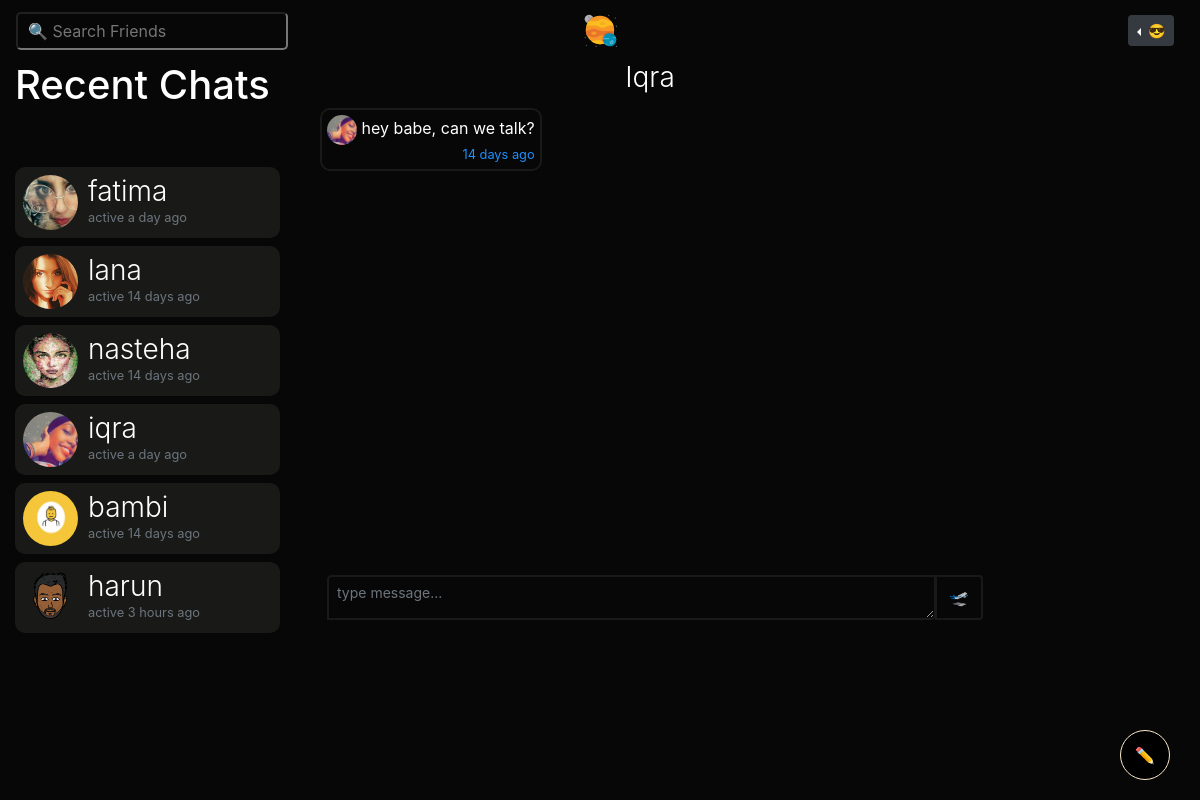
Page /m/iqra (signed in) on the earlier database version.
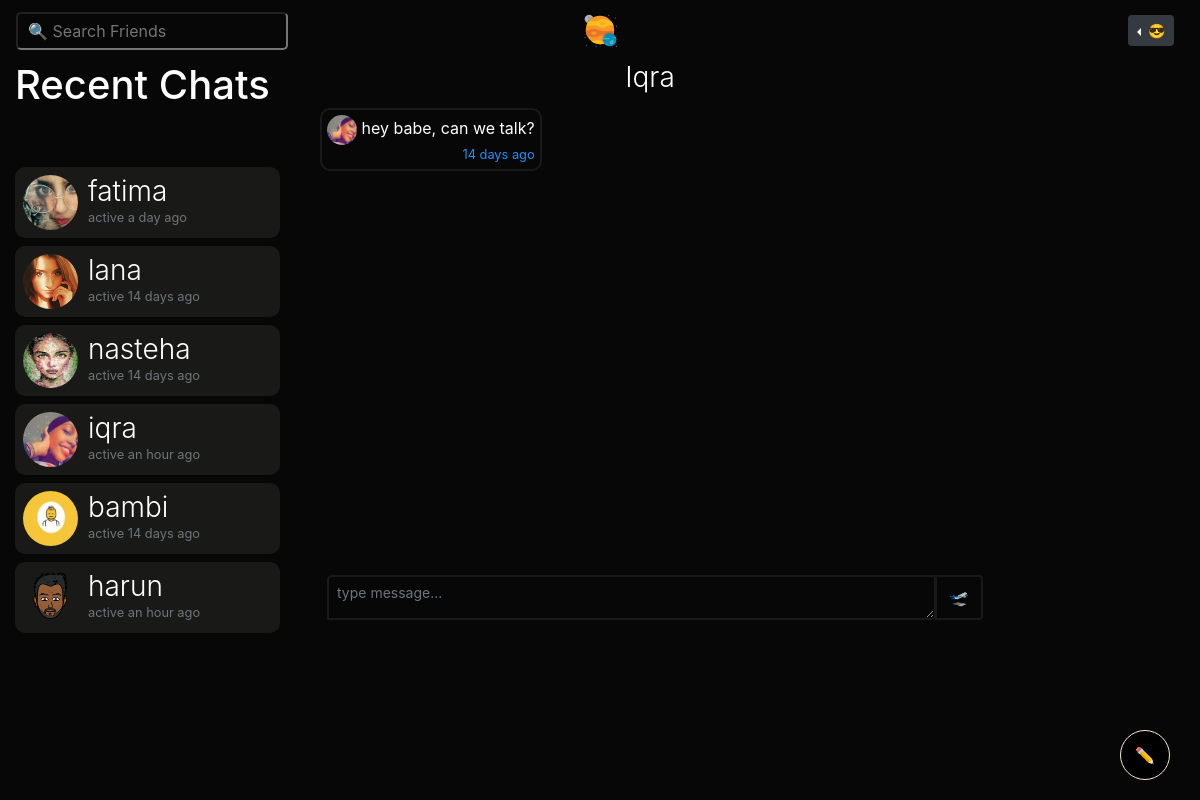
Same page on the later database version.
### bambiv3/models.py (models this page shows, shortened)
class User(db.Model, UserMixin):
	id = db.Column(db.Integer, primary_key=True)
	username = db.Column(db.String(20), unique=True, nullable=False)
	email = db.Column(db.String(120), unique=True, nullable=False)
	image_file = db.Column(db.String(20), nullable=False, default='default.jpg')
	password = db.Column(db.String(60), nullable=False)
	last_seen = db.Column(db.DateTime, default=datetime.utcnow)
	date_joined = db.Column(db.DateTime, nullable=False, default=datetime.utcnow)
	department = db.Column(db.String(20), nullable=False)
	student_number = db.Column(db.Integer(), unique=True, nullable=False)
	age = db.Column(db.DateTime, nullable=False)
	gender = db.Column(db.String(20), nullable=False)
	country = db.Column(db.String(20), nullable=False)
	hobby = db.Column(db.String(20), nullable=False)
	bio = db.Column(db.String(120), nullable=True)
	private = db.Column(db.Boolean, default=False, nullable=False)
	single = db.Column(db.Boolean, default=False, nullable=False)
	snapchat = db.Column(db.String(20),default=False, nullable=False)
	instagram = db.Column(db.String(20),default=False, nullable=False)
	posts = db.relationship('Post', backref='author', lazy=True)
	products = db.relationship('Product', backref='author', lazy=True)
	comments = db.relationship("Comment", backref="author", lazy="dynamic", cascade="all, delete-orphan")
	followed = db.relationship(
		'User', secondary=followers,
		primaryjoin=(followers.c.follower_id == id),
		secondaryjoin=(followers.c.followed_id == id),
		backref=db.backref('followers', lazy='dynamic'), lazy='dynamic')
	messages_sent = db.relationship('Message',
									foreign_keys='Message.sender_id',
									backref='author', lazy='dynamic')
	messages_received = db.relationship('Message',
										foreign_keys='Message.recipient_id',
										backref='recipient', lazy='dynamic')
	last_message_read_time = db.Column(db.DateTime)
	def new_messages(self):
		last_read_time = self.last_message_read_time or datetime(1900, 1, 1)
		return Message.query.filter_by(recipient=self).filter(
			Message.timestamp > last_read_time).count()

class Message(db.Model):
	id = db.Column(db.Integer, primary_key=True)
	sender_id = db.Column(db.Integer, db.ForeignKey('user.id'))
	recipient_id = db.Column(db.Integer, db.ForeignKey('user.id'))
	body = db.Column(db.Text) #db.String(140)
	timestamp = db.Column(db.DateTime, index=True, default=datetime.utcnow)

### bambiv3/routes.py (the view)
@app.route('/m/<recipient>', methods=['GET', 'POST'])
@login_required
def message(recipient):
	recipient = recipient.lower()
	user = User.query.filter_by(username=recipient).first_or_404()
	current_user.last_message_read_time = datetime.utcnow()
	db.session.commit()
	form = MessageForm()
	if form.validate_on_submit():
		msg = m(author=current_user, recipient=user, body=form.message.data)
		db.session.add(msg)
		db.session.commit()
		flash('Your message has been sent.', 'success')
		return redirect(url_for('message', recipient=recipient))
	sent = current_user.messages_sent.filter_by(recipient_id=user.id)
	received = current_user.messages_received.filter_by(sender_id=user.id)
	messages = sent.union(received).order_by(m.timestamp.asc())
	received_all = current_user.messages_received.order_by(m.timestamp.desc())
	recent_chats = list()
	for message in received_all:
		recent_chats.append(message.author)
	recent_chats = list(dict.fromkeys(recent_chats))
	return render_template('send_message.html', recipient=recipient, title="Chat with " + recipient.title() , user=user, form=form, messages=messages, received_all=received_all, recent_chats=recent_chats)

### bambiv3/forms.py
class MessageForm(FlaskForm):
    message = TextAreaField((''), validators=[DataRequired()]) #Length(min=0, max=140)
    submit = SubmitField('🛫')

### bambiv3/models.py (called while the page is built)
@login_manager.user_loader
def load_user(user_id):
	return User.query.get(int(user_id))

### bambiv3/routes.py (called while the page is built)
@app.before_request
def before_request():
	if current_user.is_authenticated:
		current_user.last_seen = datetime.utcnow()
		db.session.commit()

### bambiv3/templates/send_message.html (shortened to what this page needs)
{% extends "layout.html" %}
{% block content %}
<div class="container-fluid">
  <div class="row">
    <div class="col-lg-3 d-none d-lg-block position-fixed">
       <h1>
        Recent Chats
         {% set new_messages = current_user.new_messages() %}<span id="message_count" class="badge badge-warning"style="visibility: {% if new_messages %}visible{% else %}hidden {% endif %};">{{ new_messages }}</span></a>
      </h1>
      <div style="overflow:auto;height:500px;padding-right:5px;">
      {% for person in recent_chats %}
      <a href="{{ url_for('message',recipient=person.username) }}" style="text-decoration:none;">
      <header class="mb-2">
        <img src="{{ url_for('static', filename='profile_pics/' + person.image_file) }}" alt="default profile" class="profile-thumbnail">
        <div class="profile-name">
          <h3>{{person.username}}</h3>
          <small class="text-muted">active {{ moment(person.last_seen).fromNow() }}</small>
        </div>
      </header>
      </a>
      {% endfor %}
    </div>
</div>
    <div class="col-lg-7 offset-lg-3">
      <h3 style="text-align:center"><a href="{{url_for('user_posts', username=recipient)}}" style="color:#fff;">{{user.username.title()}}
           </a></h3>
           <div style="overflow:auto;height:460px;padding:5px;">
      {% for message in messages %}
          <p class="mb-2"
          style="
          {% if message.author == current_user%}
            text-align:left;padding:5px;border-radius:10px;display:inline-block;float:right;clear:both;max-width:75%;background:#191917;
          {%else%}
            text-align:left;padding:5px;border-radius:10px;display:inline-block;max-width:75%;border:2px solid #191917;
          {% endif %}">
          {% if message.author != current_user %}
          <img src="{{ url_for('static', filename='profile_pics/' + message.author.image_file) }}" alt="profile pic" title="{{message.author.username.lower()}}" style="width:30px;height:30px;border-radius:50%">
          {% endif %}
          {{message.body | safe | urlize(40, target='_blank')}}
          <br>
          <small style="display:inline-block;float:right;">{{ moment(message.timestamp).fromNow() }}</small>
        </p>
        <br>
        {% endfor %}
        </div>
      <div class="post" style="background:none;padding:2px;">
        <div id="inner">
         <form method="POST" action="" enctype="multipart/form-data">
            <div class="input-group mt-2">
                  {% if form.message.errors %}
                    {{ form.message(placeholder="message...", class="form-control form-control-sm is-invalid") }}
                    <div class="invalid-feedback">
                        {% for error in form.message.errors %}
                          <span>{{ error }}</span>
                        {% endfor %}
                    </div>
                  {% else %}
                    {{ form.message(placeholder="type message...", class="form-control form-control-sm subtle", rows="2", style="border:2px solid #191917;height:45px;border-radius:5px 0px;") }}
                  {% endif %}
              <div class="input-group-append">
                {{ form.submit(class="btn", style="margin-top:2px;border:2px solid #191917;") }}
              </div>
            </div>
        </form>
      </div>
  </div>
</div>
{% endblock content %}

### bambiv3/templates/layout.html (shortened to what this page needs)
<!doctype html>
<html lang="en">
  <head>
    <link rel="stylesheet" href="https://stackpath.bootstrapcdn.com/bootstrap/4.3.1/css/bootstrap.min.css">
    <link rel="stylesheet" type="text/css" href="{{ url_for('static', filename='main.css') }}">
  </head>
  <body>
<nav class="navbar navbar-expand-md navbar-dark sticky-top">
    <div class="navbar-collapse collapse w-100 order-1 order-md-0 dual-collapse2">
        <ul class="navbar-nav mr-auto">
            <li>
               <div class="d">
                <input type="text" placeholder="🔍 Search Friends" id="search" onkeyup="filterFunction()" onclick="search()" class="dropbtn">
            </div>
            </li>
        </ul>
    </div>
    <div class="mx-auto order-0">
      <a class="navbar-brand mx-auto d-none d-lg-block" href="{{ url_for('home') }}">
        <img src="{{ url_for('static', filename='profile_pics/' + 'logo.svg') }}" width="35" height="35" class="d-inline-block align-top" alt="">
      </a>
  </div>
    <div class="navbar-collapse collapse w-100 order-3 dual-collapse2 settings">
        <ul class="navbar-nav ml-auto">
          {% if current_user.is_authenticated %}
          <li>
            <div class="dropdown dropleft">
            <button class="btn  btn-sm btn-dark dropdown-toggle" type="button" id="dropdownMenuButton" data-toggle="dropdown" aria-haspopup="true" aria-expanded="false">
               <span>😎</span>
            </button>
              {% set new_messages = current_user.new_messages() %}
          </div>
          </li>
          {% else %}
            <li class="nav-item">
              <a  class="btn btn-sm btn-outline-primary" href="{{ url_for('login') }}" style="color:#F9E9C8;text-decoration: none;"> 😇 Log In</a>
              <a  class="btn btn-sm btn-outline-success" href="{{ url_for('register') }}" style="color:#F9E9C8;text-decoration: none;"> 👽 Sign Up</a>
            </li>
          {% endif %}
        </ul>
    </div>
</nav>
  {% block content %} {% endblock %}
  {% if current_user.is_authenticated %}
      <div id="new_post" class="d-none d-lg-block">
          <button class="post_btn"><a href="{{ url_for('new_post') }}" style="color:#F9E9C8;" data-toggle="popover" data-content="🍌: Add Longer Posts with Titles">✏</a></button>
        </div>
       {% set new_messages = current_user.new_messages() %}
    {% endif %}
  </body>
</html>

### bambiv3/static/main.css (style rules this page uses)
body { background:#070707; color:#fff; }
nav { background:#070707; }
.settings li { padding-right:10px; }
.about span, small { color:#1e90ff; }
#search { box-sizing: border-box; background-position: 14px 12px; font-size: 16px; padding: 5px 10px 5px 10px; background: transparent; color: #F9E9C8; border-radius: 5px; }
.d { position: relative; display: inline-block; }
h3 { font-weight: 300; }
header { display: flex; flex-direction: row; color:#fff; background:#191917; border-radius:10px; padding:8px; cursor:pointer; }
header .profile-thumbnail { width: 55px; height: 55px; border-radius: 50%; }
header .profile-name { display: flex; flex-direction:column; margin-left: 10px; }
header h3, header h4 { display: flex; margin: 0; }
.post { background:#191917; border-radius:10px; padding:7px; }
.post_btn { background-color : #000; color: #F9E9C8; padding: 10px 20px; border:none; outline:none; border:2px solid #F9E9C8; padding: 2px; border-radius: 50%; height:70px; width:70px; }
#new_post { position: fixed; bottom: 20px; right: 30px; }
.subtle { background-color: #070707; border: none; padding-top: 5px; margin-top: 2px; margin-left: 10px; }

### bambiv3/templates/layout.html (style rules this page uses)
.post_btn { background-color : #000; color: #F9E9C8; padding: 10px 20px; outline:none; border:1px solid #F9E9C8; padding: 2px; border-radius: 50%; height:50px; width:50px; }
#new_post { position: fixed; bottom: 20px; right: 30px; }

Differences in the rows shown:
changed User "iqra": last_seen "a day ago" → "an hour ago"
changed User "harun": last_seen "3 hours ago" → "an hour ago"
